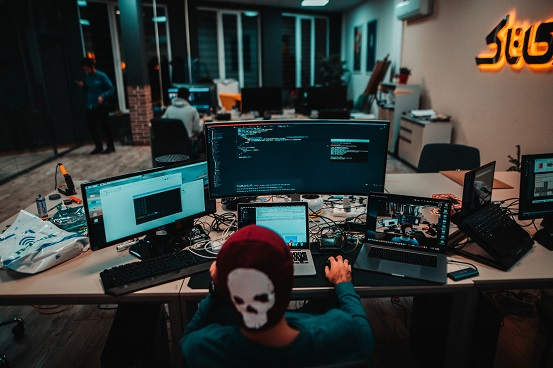
//> input picture Project1/Project1/image.jpg, 553 x 368 px
$ ./Source   (built with g++ and OpenCV 4)
//> lines starting //> are read from the running program, lines starting //| are printed output that depends on the picture
#include "opencv2/imgproc/imgproc.hpp"
#include "opencv2/highgui/highgui.hpp"
#include <stdlib.h>
#include <stdio.h>

using namespace cv;

int threshold_value = 0;
int threshold_type = 3;
int const max_value = 255;
int const max_type = 4;
int const max_BINARY_value = 255;
Mat src, src_gray, dst;
String window_name = "White & black image";
String window_default = "Default image";

String trackbar_type = "Type: \n 0: Binary \n 1: Binary Inverted \n 2: Truncate \n 3: To Zero \n 4: To Zero Inverted";
String trackbar_value = "Value";

/// Function headers
void Threshold_Demo(int, void*);

/**
 * @function main
 */
int main(int argc, char** argv)
{

    /// Load an image
    src = imread("image.jpg", 1);
//> src is the input picture: 368 rows x 553 cols, CV_8UC3; mean B, G, R 52.5, 55.2, 50.9
    imshow(window_default, src);
    /// Convert the image to Gray
    cvtColor(src, src_gray, COLOR_BGR2GRAY);
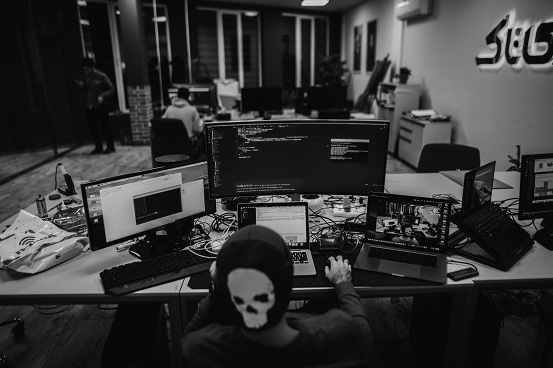
//> src_gray: 368 rows x 553 cols, CV_8UC1; min 0, max 246, mean 53.6

    /// Create a window to display results
    namedWindow(window_name, WINDOW_AUTOSIZE);

    /// Create Trackbar to choose type of Threshold
    createTrackbar(trackbar_type,
        window_name, &threshold_type,
        max_type, Threshold_Demo);

    createTrackbar(trackbar_value,
        window_name, &threshold_value,
        max_value, Threshold_Demo);
//> slider 'Value' is set to 85

    /// Call the function to initialize
    Threshold_Demo(0, 0);
//> in Threshold_Demo, `threshold(src_gray, dst, threshold_value, max_BINARY_value, threshold_..`:
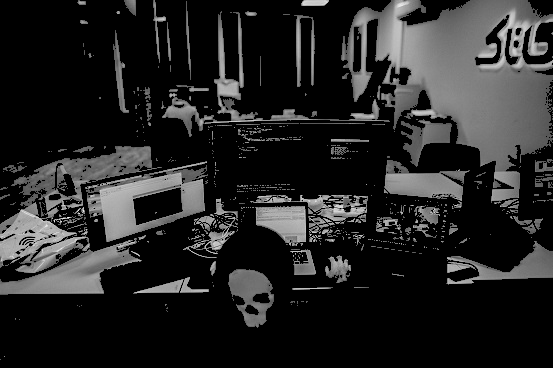
//> dst: 368 rows x 553 cols, CV_8UC1; min 0, max 246, mean 36.7

    /// Wait until user finishes program
    while (true)
    {
        int c;
        c = waitKey(20);
//> the Esc key is pressed
        if ((char)c == 27)
        {
            break;
        }
    }
    return 0;
}

void Threshold_Demo(int, void*)
{
    /* 0: Binary
       1: Binary Inverted
       2: Threshold Truncated
       3: Threshold to Zero
       4: Threshold to Zero Inverted
     */

    threshold(src_gray, dst, threshold_value, max_BINARY_value, threshold_type);

    imshow(window_name, dst);
}
